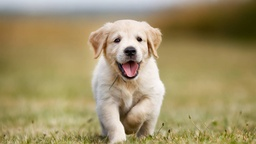
#> input picture Actividades/Image.jpg, 256 x 144 px, shrunk from 1600 x 900 before the run
$ python 'Convolución.py'
#> lines starting #> are read from the running program, lines starting #| are printed output that depends on the picture
"""
By Abhisek Jana and Samrat Sahoo
code taken from https://github.com/adeveloperdiary/blog/tree/master/Computer_Vision/Sobel_Edge_Detection
and https://gist.githubusercontent.com/SamratSahoo/cef04a39a4033f7bec0299a10701eb95/raw/a8d327d0e38517e63aa73e334d4e656f4e3ead0a/convolution.py
blog http://www.adeveloperdiary.com/data-science/computer-vision/how-to-implement-sobel-edge-detection-using-python-from-scratch/
blog https://medium.com/analytics-vidhya/2d-convolution-using-python-numpy-43442ff5f381
Modified by Ernesto Del Toro
"""

import numpy as np
import cv2
import matplotlib.pyplot as plt

def processImage(image):
#> called with image = 'Image.jpg'
    image = cv2.imread(image)
#> image is the input picture: shape (144, 256, 3); mean B, G, R 105.1, 146.4, 161.2
    image = cv2.cvtColor(src=image, code=cv2.COLOR_BGR2GRAY)
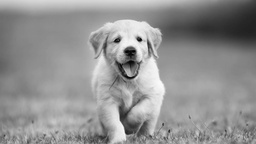
#> image: shape (144, 256); min 1, max 252, mean 146.1
    return image

def conv_helper(fragment, kernel):
    """ multiplica 2 matices y devuelve su suma"""

    f_row, f_col = fragment.shape
    k_row, k_col = kernel.shape
    result = 0.0
    for row in range(f_row):
        for col in range(f_col):
            result += fragment[row,col] *  kernel[row,col]
    return result

def convolution(image, kernel):
    """Aplica una convolucion sin padding (valida) de una dimesion
    y devuelve la matriz resultante de la operación
    """

    image_row, image_col = image.shape #asigna alto y ancho de la imagen
#> image_row = 144; image_col = 256
    kernel_row, kernel_col = kernel.shape #asigna alto y ancho del filtro

    output = np.zeros(image.shape) #matriz donde guardo el resultado

    for row in range(image_row):
        for col in range(image_col):
                output[row, col] = conv_helper(
                                    image[row:row + kernel_row,
                                    col:col + kernel_col],kernel)
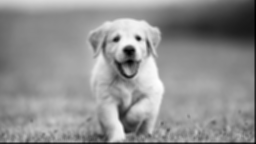
#> output: shape (144, 256) float64; min 95, max 2231, mean 1299; drawn with min black and max white

    plt.imshow(output, cmap='gray')
    plt.title("Output Image using {}X{} Kernel".format(kernel_row, kernel_col))
    plt.show()

    return output
if __name__ == '__main__':

    image = processImage('Image.jpg')
    kernel = np.ones([3,3])
    output = convolution(image, kernel)
